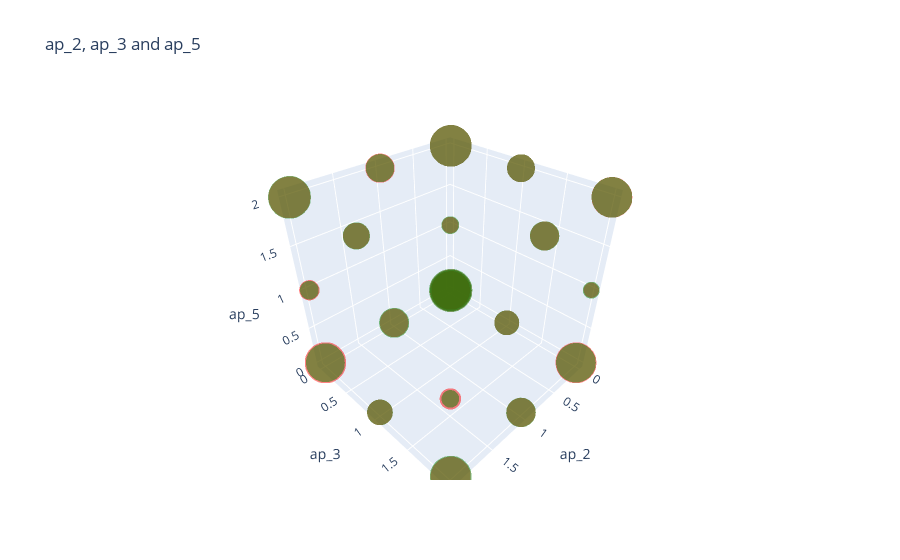

Write notebook code for a chart like this one.
### Code cell
colors = cnt_df['class_number']
color_map = {1:'red', 3:'green'}

fig = go.Figure(
    data=[go.Scatter3d(
    x=cnt_df.loc[:, feature1].array,
    y=cnt_df.loc[:, feature2].array,
    z=cnt_df.loc[:, feature3].array,
    mode='markers',
    opacity=0.7,
    marker=dict(
        size=cnt_df.cnt.array,
        sizemode='area',
        sizeref=2.*max(cnt_df.cnt.array)/(60.**2),
        sizemin=4,
        color=cnt_df.class_number.map(color_map),
        line=dict(color='white', width=0)
    ))]
)
fig.update_layout(
    title=feature1 + ', ' + feature2 + ' and ' + feature3,
    scene = dict(
        xaxis=dict(
            title=feature1,
            gridcolor='white'
        ),
        yaxis=dict(
            title=feature2,
            gridcolor='white'
        ),
        zaxis=dict(
            title=feature3,
            gridcolor='white'
        ),       
        bgcolor = 'white'
    ),
    paper_bgcolor='white',
    plot_bgcolor='white',
)
fig.write_html("class_number_coeffs.html")
fig.show()

### Figure 1 — Plotly figure (JSON) as saved in the notebook; plotly's stock layout.template omitted (floating-point values rounded to 4 significant figures)
{"data": [{"marker": {"color": ["red", "red", "red", "red", "red", "red", "red", "red", "red", "red", "red", "red", "red", "red", "red", "red", "red", "red", "red", "red", "green", "green", "green", "green", "green", "green", "green", "green", "green", "green", "green", "green", "green", "green", "green", "green", "green", "green", "green", "green"], "line": {"color": "white", "width": 0}, "size": [179, 33, 207, 73, 93, 199, 28, 198, 97, 102, 101, 99, 203, 49, 210, 78, 84, 191, 54, 210, 222, 38, 207, 74, 93, 187, 34, 196, 107, 95, 104, 103, 179, 42, 218, 79, 88, 207, 37, 202], "sizemin": 4, "sizemode": "area", "sizeref": 0.1233}, "mode": "markers", "opacity": 0.7, "type": "scatter3d", "x": [0, 0, 0, 0, 0, 0, 0, 0, 1, 1, 1, 1, 2, 2, 2, 2, 2, 2, 2, 2, 0, 0, 0, 0, 0, 0, 0, 0, 1, 1, 1, 1, 2, 2, 2, 2, 2, 2, 2, 2], "y": [0, 0, 0, 1, 1, 2, 2, 2, 0, 0, 2, 2, 0, 0, 0, 1, 1, 2, 2, 2, 0, 0, 0, 1, 1, 2, 2, 2, 0, 0, 2, 2, 0, 0, 0, 1, 1, 2, 2, 2], "z": [0, 1, 2, 0, 2, 0, 1, 2, 0, 2, 0, 2, 0, 1, 2, 0, 2, 0, 1, 2, 0, 1, 2, 0, 2, 0, 1, 2, 0, 2, 0, 2, 0, 1, 2, 0, 2, 0, 1, 2]}], "layout": {"paper_bgcolor": "white", "plot_bgcolor": "white", "scene": {"bgcolor": "white", "xaxis": {"gridcolor": "white", "title": {"text": "ap_2"}}, "yaxis": {"gridcolor": "white", "title": {"text": "ap_3"}}, "zaxis": {"gridcolor": "white", "title": {"text": "ap_5"}}}, "title": {"text": "ap_2, ap_3 and ap_5"}}}
